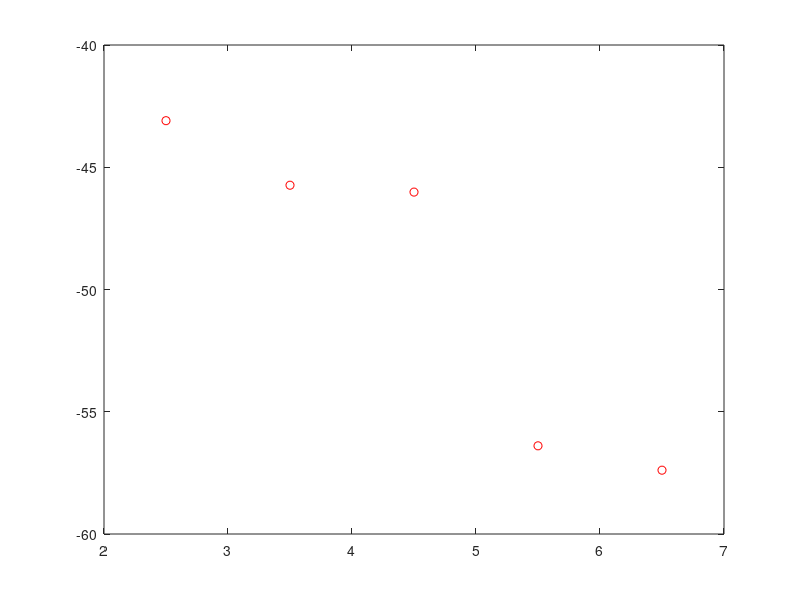

Write the MATLAB code that produced this figure. (Note: this script raises an error after producing the figure.)
% non linear data fitting

x = [2.5 3.5 4.5 5.5 6.5]';
y = [-43.095 -45.735 -46.016 -56.393 -57.39]';

plot(x, y, 'ro');

[f, g] = fit(x, y, 'exp1');
